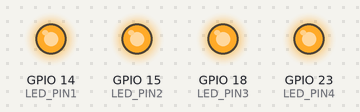
A program run on a simulated Raspberry Pi (BCM pin numbers). On the bench: output pins drawn as LEDs (lit = HIGH). At 3.0 s the program stops and its outputs stay as they are.

Above: at 0.1 s.
At 2.1 s:
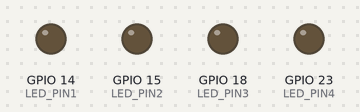
Timing chart, 0 to 3.6 s (numbered marks = the images above):
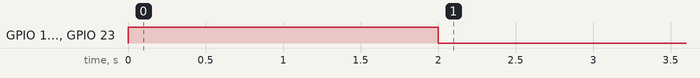

Measured:
- by itself, GPIO 14 (LED_PIN1), GPIO 15 (LED_PIN2), GPIO 18 (LED_PIN3), GPIO 23 (LED_PIN4): LOW → HIGH at 0.00 s, → LOW 2.0 s later

The program:

gpio_test.py
```python
#!/usr/bin/python
#coding=utf-8

import time
import RPi.GPIO as GPIO

# relay 測試
LED_PIN1=14
LED_PIN2=15
LED_PIN3=18
LED_PIN4=23
GPIO.setmode(GPIO.BCM)
GPIO.setup(LED_PIN1,GPIO.OUT)
GPIO.setup(LED_PIN2,GPIO.OUT)
GPIO.setup(LED_PIN3,GPIO.OUT)
GPIO.setup(LED_PIN4,GPIO.OUT)

#oepn
GPIO.output(LED_PIN1,GPIO.HIGH)
GPIO.output(LED_PIN2,GPIO.HIGH)
GPIO.output(LED_PIN3,GPIO.HIGH)
GPIO.output(LED_PIN4,GPIO.HIGH)
time.sleep(2)
# #close
GPIO.output(LED_PIN1,GPIO.LOW)
GPIO.output(LED_PIN2,GPIO.LOW)
GPIO.output(LED_PIN3,GPIO.LOW)
GPIO.output(LED_PIN4,GPIO.LOW)
time.sleep(1)
GPIO.cleanup()
```
